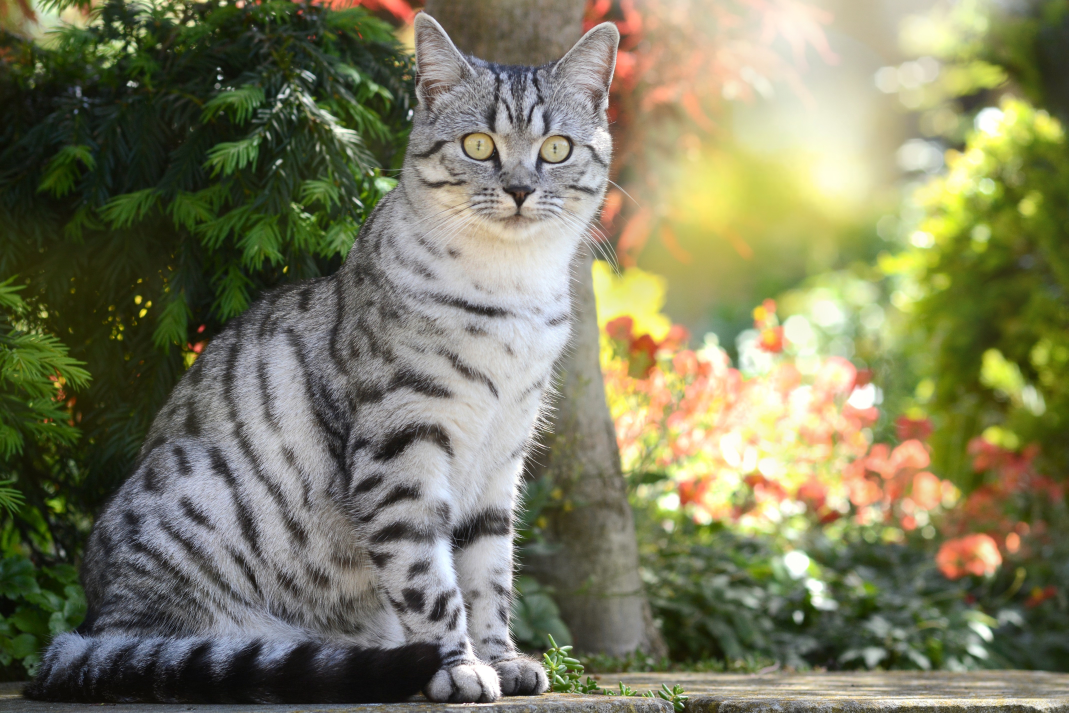
#> input picture img.jpg, 4275 x 2852 px, found by its file name (shown at 1/4 size)
$ python geegee.py
#> lines starting #> are read from the running program, lines starting #| are printed output that depends on the picture
# circles on the pic!
from PIL import Image, ImageDraw, ImageFont
import math as m
import random

def vector(img, x1, y1, x2, y2):
    sin60 = m.sin(60)
    # x1, x2, y1, y2 is for main part of arrow
    # ar1, ar2 = two addit. parts of arrow
    adda = 0.2 * m.ceil(m.sqrt((x1-x2)**2 + (y1-y2)**2))
    cd = m.tan(x1 + adda) * m.sqrt(3)
    o1 = x1 + cd
    u1 = x1 - cd
    ad = (cd * 2) / m.sqrt(3)
    o2 = y1 + ad
    u2 = y1 - ad


    (arx1, ary1) = (o1, o2)
    (arx2, ary2) = (u1, u2)

    draw.line((x2, y2, x1, y1), fill='red')
    draw.line((x2, y2, o2, o1), fill='red')
    draw.line((x2, y2, u2, u1), fill='red')
    img.show()

img = Image.open('programming-time-main/img.jpg')
#> img is the input picture: PIL image 4275x2852 RGB; mean R, G, B 124.8, 124.5, 95.1

draw = ImageDraw.Draw(img)
# img.show()

width, height = img.size
#> width = 4275; height = 2852

if width > height: ratio = width//height
#> ratio = 1
else: ratio = height//width

(x, y) = (random.randint(251, width-250), random.randint(251, height-250))
#> x = 3709; y = 1828
rad = 250*ratio
#> rad = 250
outline = 25*ratio
#> outline = 25

draw.ellipse((x-rad, y-rad, x+rad, y+rad), outline='red', width=outline)

vector(img, x+rad, y+rad, 100, 100)
#> in vector, `img.show()`:
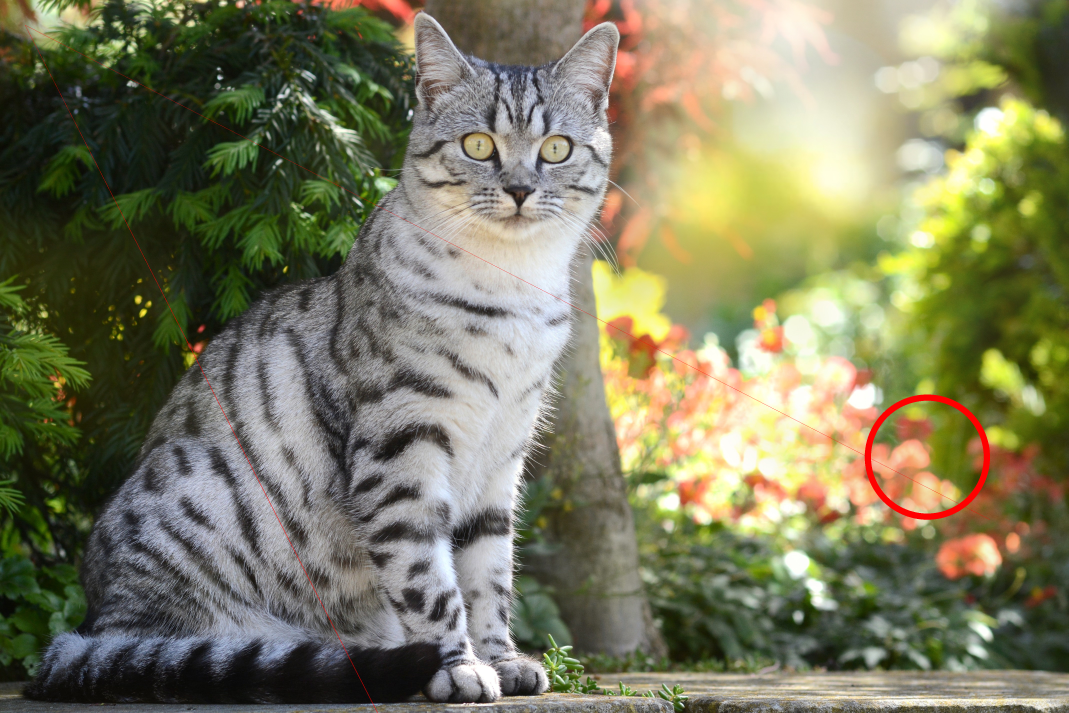
#> shown: PIL image 4275x2852 RGB (shown at 1/4 size); mean R, G, B 125.2, 124.1, 94.8
